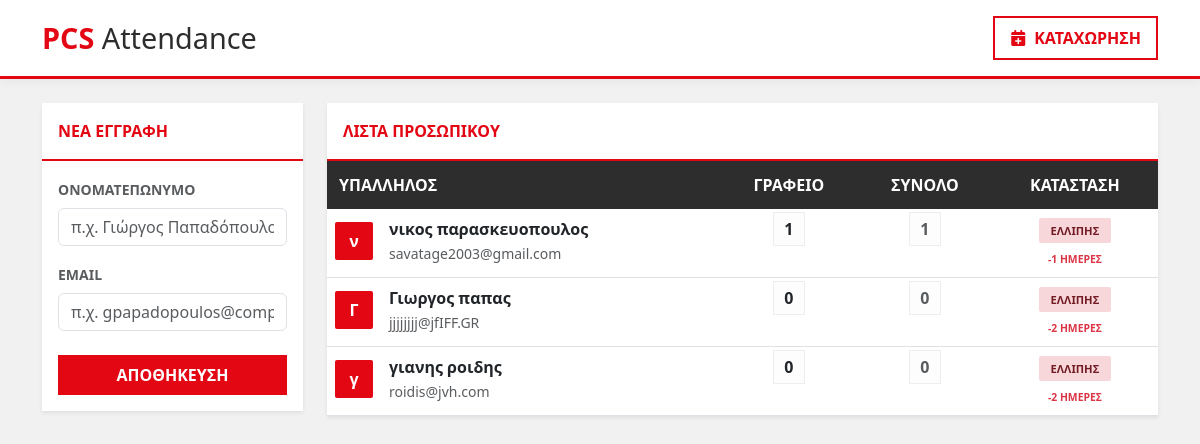
/, run on an earlier commit of the app's database.
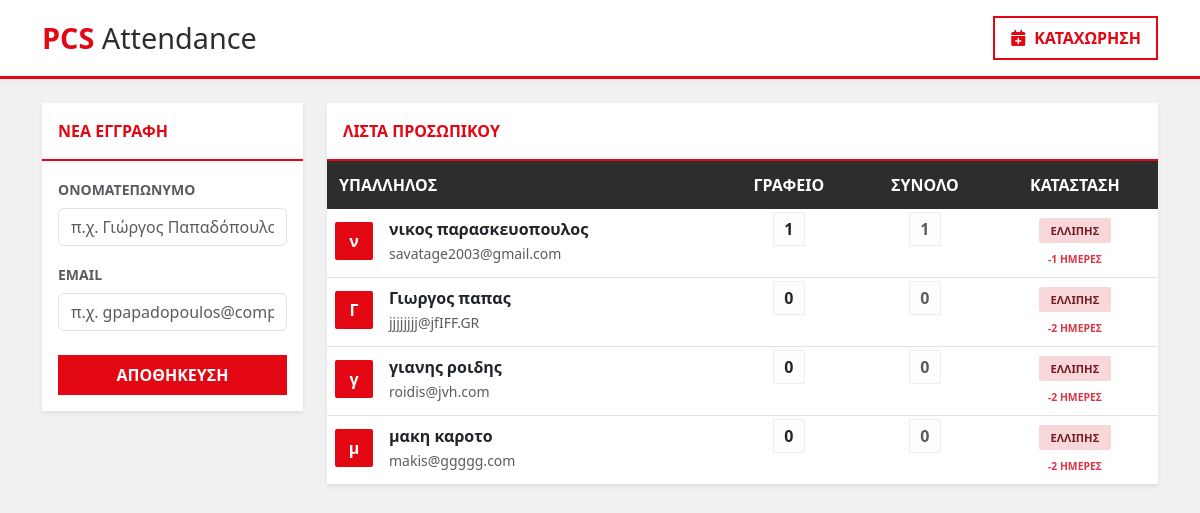
And on a later commit of the database.
### employees/models.py (models this page shows, shortened)
class Employee(models.Model):
    full_name = models.CharField(max_length=200, verbose_name="Ονοματεπώνυμο")
    email = models.EmailField(unique=True, verbose_name="Email")
    def get_monthly_report(self):
        today = date.today()
        first_day = today.replace(day=1)
        gr_holidays = holidays.Greece(years=today.year)
        attendances = self.attendance_set.filter(
            date__month=today.month,
            date__year=today.year
        )
        office_days = attendances.filter(work_type='OFFICE').count()
        remote_days = attendances.filter(work_type='REMOTE').count()
        total_days = office_days + remote_days
        weeks_passed = 0
        holidays_on_weekdays = 0
        current_day = first_day
        while current_day <= today:
            if current_day.weekday() == 0:  # 0 = Δευτέρα
                weeks_passed += 1
            if current_day in gr_holidays and current_day.weekday() < 5:
                holidays_on_weekdays += 1
            current_day += timedelta(days=1)
        if first_day.weekday() != 0:
            weeks_passed += 1
        required_office_so_far = (weeks_passed * 2) - holidays_on_weekdays
        if required_office_so_far > 8:
            required_office_so_far = 8
        if required_office_so_far < 0:
            required_office_so_far = 0
        debt = required_office_so_far - office_days
        if debt < 0:
            debt = 0
        is_ok = (office_days >= required_office_so_far)
        return {
            'office_days': office_days,
            'remote_days': remote_days,
            'total_days': total_days,
            'weeks_passed': weeks_passed,
            'holidays_count': holidays_on_weekdays,
            'required_office': required_office_so_far,
            'debt': debt,
            'is_ok': is_ok,
        }

### employees/views.py (the view)
# urls.py: path('',views.manage_employees, name='manage_employees'),
def manage_employees(request):
    if request.method == 'POST':
        form = EmployeeForm(request.POST)
        if form.is_valid():
            form.save()
            messages.success(request, "✅ Ο υπάλληλος προστέθηκε!")
            return redirect('manage_employees')
        else:
            messages.error(request, "❌ Έλεγξε τα στοιχεία.")
    else:
        form = EmployeeForm()
    employees = Employee.objects.all()
    data = []
    gr_holidays = holidays.Greece(years=date.today().year)
    holiday_events = [
        {
            'title': f"🎉 {name}",
            'start': d.strftime('%Y-%m-%d'),
            'color': '#ffc107',  # PCS Yellow/Gold για τις αργίες
            'textColor': '#000',
            'allDay': True
        }
        for d, name in gr_holidays.items()
    ]
    for emp in employees:
        report = emp.get_monthly_report()
        attendances = Attendance.objects.filter(employee=emp)
        events_list = [
            {
                'title': 'Γραφείο' if a.work_type == 'OFFICE' else 'Τηλεργασία',
                'start': a.date.strftime('%Y-%m-%d'),
                'color': '#e30613' if a.work_type == 'OFFICE' else '#0ea5e9',
            }
            for a in attendances
        ]
        data.append({
            'id': emp.id,
            'name': emp.full_name,
            'email': emp.email,
            'office': report['office_days'],
            'remote': report['remote_days'],
            'total': report['total_days'],
            'is_ok': report['is_ok'],
            'debt': report['debt'],
            'events_json': json.dumps(events_list)
        })
    holidays_list = [d.strftime('%Y-%m-%d') for d in gr_holidays.keys()]
    return render(request, 'employees/manage.html', {
        'form': form,
        'employees': data,
        'holidays_js': json.dumps(holidays_list),
        'holidays_events_json': json.dumps(holiday_events), # Τα events των αργιών
    })

### employees/forms.py
class EmployeeForm(forms.ModelForm):
    class Meta:
        model  = Employee
        fields = ['full_name', 'email']
        widgets = {
            'full_name': forms.TextInput(attrs={
                'class': 'form-control',
                'placeholder': 'π.χ. Γιώργος Παπαδόπουλος'
            }),
            'email': forms.EmailInput(attrs={
                'class': 'form-control',
                'placeholder': 'π.χ. gpapadopoulos@company.gr'
            }),
        }

### employees/templates/employees/manage.html (shortened to what this page needs)
<!DOCTYPE html>
<html lang="el">
<head>
    <link href="https://cdn.jsdelivr.net/npm/bootstrap@5.3.0/dist/css/bootstrap.min.css" rel="stylesheet">
    <link rel="stylesheet" href="https://cdnjs.cloudflare.com/ajax/libs/font-awesome/6.4.0/css/all.min.css">
</head>
<body>
<header class="dashboard-header mb-4">
    <div class="container d-flex justify-content-between align-items-center">
        <div class="company-logo">PCS <span>Attendance</span></div>
        <a href="{% url 'log_attendance' %}" class="btn btn-action-outline">
            <i class="fas fa-calendar-plus me-2"></i>ΚΑΤΑΧΩΡΗΣΗ
        </a>
    </div>
</header>
<div class="container">
    <div class="row">
        <div class="col-lg-3">
            <div class="card shadow-sm">
                <div class="card-header">ΝΕΑ ΕΓΓΡΑΦΗ</div>
                <div class="card-body">
                    <form method="post">
                        <div class="mb-3">
                            <label class="form-label small fw-bold text-muted">ΟΝΟΜΑΤΕΠΩΝΥΜΟ</label>
                            {{ form.full_name }}
                        </div>
                        <div class="mb-4">
                            <label class="form-label small fw-bold text-muted">EMAIL</label>
                            {{ form.email }}
                        </div>
                        <button type="submit" class="btn btn-pcs w-100">ΑΠΟΘΗΚΕΥΣΗ</button>
                    </form>
                </div>
            </div>
        </div>
        <div class="col-lg-9">
            <div class="card shadow-sm">
                <div class="card-header">ΛΙΣΤΑ ΠΡΟΣΩΠΙΚΟΥ</div>
                <div class="card-body p-0">
                    <div class="table-responsive">
                        <table class="table table-hover mb-0 border-top-0">
                            <thead>
                                <tr>
                                    <th>ΥΠΑΛΛΗΛΟΣ</th>
                                    <th class="text-center">ΓΡΑΦΕΙΟ</th>
                                    <th class="text-center">ΣΥΝΟΛΟ</th>
                                    <th class="text-center">ΚΑΤΑΣΤΑΣΗ</th>
                                </tr>
                            </thead>
                            <tbody>
                                {% for emp in employees %}
                                <tr class="employee-row" onclick="toggleCalendar('{{ emp.id }}')">
                                    <td>
                                        <div class="d-flex align-items-center gap-3">
                                            <div class="avatar-circle">{{ emp.name|slice:":1" }}</div>
                                            <div>
                                                <div class="fw-bold">{{ emp.name }}</div>
                                                <small class="text-muted small">{{ emp.email }}</small>
                                            </div>
                                        </div>
                                    </td>
                                    <td class="text-center"><span class="stat-badge">{{ emp.office }}</span></td>
                                    <td class="text-center"><span class="stat-badge text-muted">{{ emp.total }}</span></td>
                                    <td class="text-center">
                                        {% if emp.is_ok %}
                                            <span class="status-pill status-ok">ΕΝΤΑΞΕΙ</span>
                                        {% else %}
                                            <span class="status-pill status-late">ΕΛΛΙΠΗΣ</span>
                                            <div class="mt-1">
                                                <small class="text-danger fw-bold" style="font-size: 0.65rem;">
                                                    -{{ emp.debt }} ΗΜΕΡΕΣ
                                                </small>
                                            </div>
                                        {% endif %}
                                    </td>
                                </tr>
                                {% endfor %}
                            </tbody>
                        </table>
                    </div>
                </div>
            </div>
        </div>
    </div>
</div>
</body>
</html>

### employees/templates/employees/manage.html (style rules this page uses)
:root { --pcs-red: #e30613; --pcs-dark: #2d2d2d; --pcs-white: #ffffff; --pcs-light-gray: #f8f9fa; }
body { background-color: #f1f1f1; font-family: 'Segoe UI', Roboto, sans-serif; color: var(--pcs-dark); }
.dashboard-header { background: var(--pcs-white); color: var(--pcs-dark); padding: 1rem 0; border-bottom: 3px solid var(--pcs-red); box-shadow: 0 2px 10px rgba(0,0,0,0.05); }
.company-logo { font-weight: 800; font-size: 1.8rem; color: var(--pcs-red); }
.company-logo span { color: var(--pcs-dark); font-weight: 300; }
.card { border: none; border-radius: 0; box-shadow: 0 4px 12px rgba(0,0,0,0.08); margin-bottom: 25px; background: var(--pcs-white); }
.card-header { background-color: var(--pcs-white); border-bottom: 2px solid var(--pcs-red); font-weight: 700; color: var(--pcs-red); padding: 1rem; text-transform: uppercase; }
.table thead th { background-color: var(--pcs-dark); color: white; font-weight: 600; border: none; padding: 12px; }
.employee-row { cursor: pointer; transition: 0.2s; }
.avatar-circle { width: 38px; height: 38px; background: var(--pcs-red); color: white; border-radius: 2px; display: flex; align-items: center; justify-content: center; font-weight: bold; }
.stat-badge { padding: 5px 10px; font-weight: 700; border: 1px solid #eee; background: #fdfdfd; }
.status-pill { font-weight: 800; font-size: 0.7rem; padding: 5px 12px; text-transform: uppercase; border-radius: 2px; }
.status-late { background-color: #f8d7da; color: #721c24; }
.btn-pcs { background-color: var(--pcs-red); color: white; border: none; border-radius: 0; font-weight: 700; padding: 8px 15px; transition: 0.3s; }
.btn-action-outline { border: 2px solid var(--pcs-red); color: var(--pcs-red); font-weight: 700; border-radius: 0; text-decoration: none; padding: 8px 15px; }

What changed in the data, as far as the page shows it:
added Employee: name "μ", name "μακη καροτο", email "makis@ggggg.com"
Also different on the page:
new list line: "0 0 ΕΛΛΙΠΗΣ - 2 ΗΜΕΡΕΣ"
